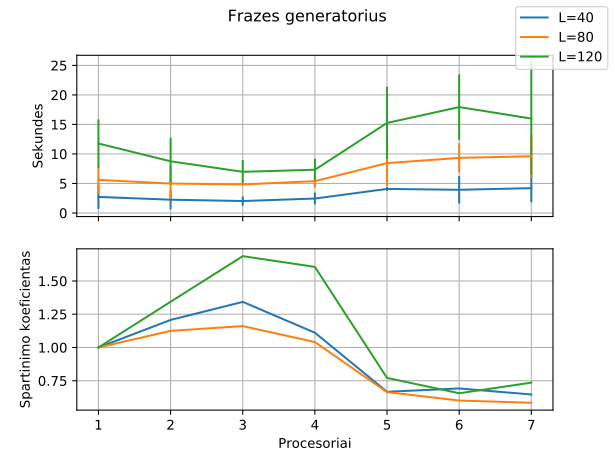

Recreate this plot in Python.
import json
import matplotlib.pyplot as plt

data = {}
with open("performance.json", "r") as f:
    data = json.load(f)

fig, axes = plt.subplots(2, sharex=True)

max_nproc = 0

for matrix_performance in data:
    L = matrix_performance["L"]
    x = []
    y1 = [] # Seconds
    y2 = [] # Acceleration coeficient
    y0 = None # Time taken with single processor
    yerr = []
    for performance in matrix_performance["performance"]:
        nproc = performance["nproc"]
        max_nproc = max(max_nproc, nproc)
        durations = performance["durations"]
        avg_duration = sum(durations) / len(durations)
        err = max(durations) - min(durations)

        x.append(nproc)
        y1.append(avg_duration)
        yerr.append(err)

        # Acceleration coeficient
        y_ = 1

        if y0:
            y_ = y0 / avg_duration
        else:
            y0 = avg_duration

        y2.append(y_)

    axes[0].errorbar(x=x, y=y1, yerr=yerr)
    axes[1].plot(x, y2, label="L=%s" % L)

axes[0].grid()
axes[1].grid()
axes[0].set_ylabel("Sekundes")
axes[1].set_ylabel("Spartinimo koeficientas")

plt.xlabel("Procesoriai")
fig.suptitle("Frazes generatorius")
fig.legend()
plt.show()
